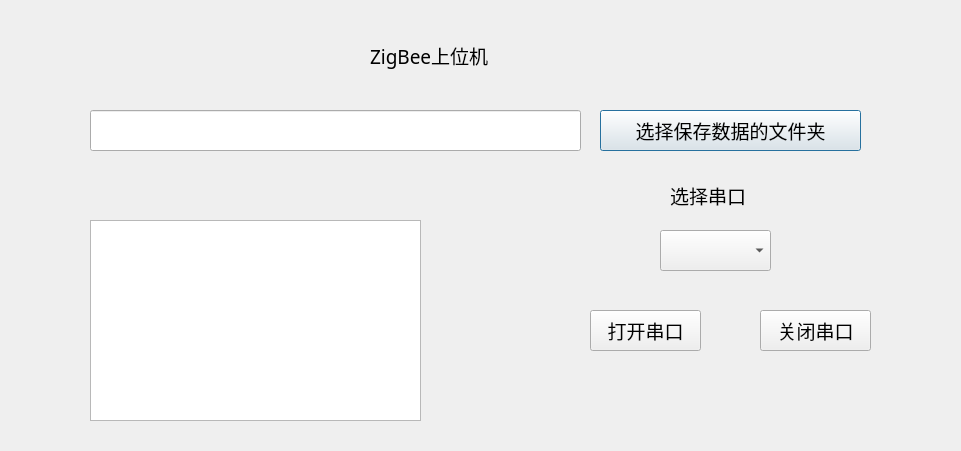
<?xml version="1.0" encoding="UTF-8"?>
<ui version="4.0">
 <class>Dialog</class>
 <widget class="QDialog" name="Dialog">
  <property name="windowTitle">
   <string>Dialog</string>
  </property>
  <widget class="QLabel" name="title">
   <property name="geometry">
    <rect>
     <x>370</x>
     <y>30</y>
     <width>181</width>
     <height>51</height>
    </rect>
   </property>
   <property name="font">
    <font>
     <family>Adobe 宋体 Std L</family>
     <pointsize>14</pointsize>
    </font>
   </property>
   <property name="cursor">
    <cursorShape>ArrowCursor</cursorShape>
   </property>
   <property name="text">
    <string>ZigBee上位机</string>
   </property>
  </widget>
  <widget class="QPushButton" name="select_folder">
   <property name="geometry">
    <rect>
     <x>600</x>
     <y>110</y>
     <width>261</width>
     <height>41</height>
    </rect>
   </property>
   <property name="font">
    <font>
     <family>Adobe 宋体 Std L</family>
     <pointsize>14</pointsize>
    </font>
   </property>
   <property name="text">
    <string>选择保存数据的文件夹</string>
   </property>
  </widget>
  <widget class="QTextBrowser" name="serial_print">
   <property name="geometry">
    <rect>
     <x>90</x>
     <y>220</y>
     <width>331</width>
     <height>201</height>
    </rect>
   </property>
  </widget>
  <widget class="QLabel" name="title_2">
   <property name="geometry">
    <rect>
     <x>670</x>
     <y>180</y>
     <width>91</width>
     <height>31</height>
    </rect>
   </property>
   <property name="font">
    <font>
     <family>Adobe 宋体 Std L</family>
     <pointsize>14</pointsize>
    </font>
   </property>
   <property name="cursor">
    <cursorShape>ArrowCursor</cursorShape>
   </property>
   <property name="text">
    <string>选择串口</string>
   </property>
  </widget>
  <widget class="QComboBox" name="comboBox">
   <property name="geometry">
    <rect>
     <x>660</x>
     <y>230</y>
     <width>111</width>
     <height>41</height>
    </rect>
   </property>
  </widget>
  <widget class="QPushButton" name="port_open">
   <property name="geometry">
    <rect>
     <x>590</x>
     <y>310</y>
     <width>111</width>
     <height>41</height>
    </rect>
   </property>
   <property name="font">
    <font>
     <family>Adobe 宋体 Std L</family>
     <pointsize>14</pointsize>
    </font>
   </property>
   <property name="text">
    <string>打开串口</string>
   </property>
  </widget>
  <widget class="QPushButton" name="port_close">
   <property name="geometry">
    <rect>
     <x>760</x>
     <y>310</y>
     <width>111</width>
     <height>41</height>
    </rect>
   </property>
   <property name="font">
    <font>
     <family>Adobe 宋体 Std L</family>
     <pointsize>14</pointsize>
    </font>
   </property>
   <property name="text">
    <string>关闭串口</string>
   </property>
  </widget>
  <widget class="QLineEdit" name="folder_path">
   <property name="geometry">
    <rect>
     <x>90</x>
     <y>110</y>
     <width>491</width>
     <height>41</height>
    </rect>
   </property>
  </widget>
 </widget>
 <resources/>
 <connections/>
</ui>
